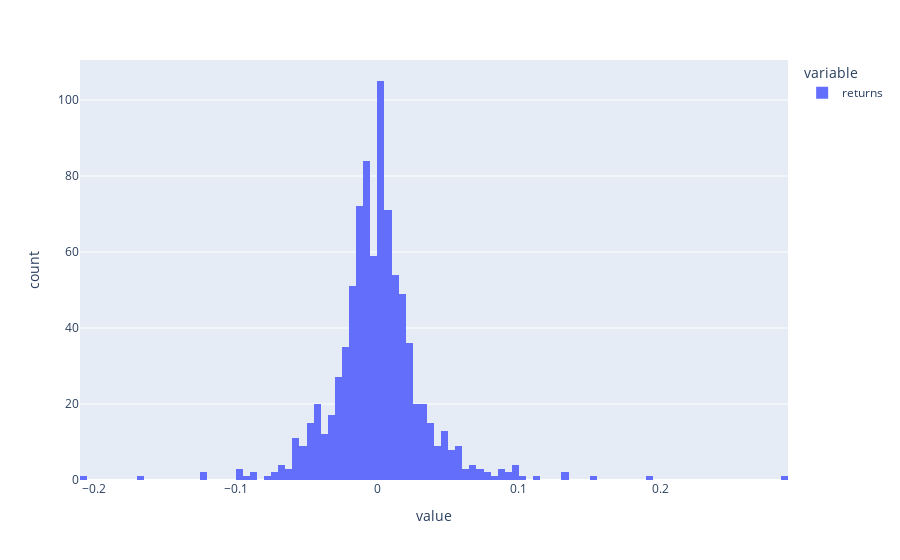

The notebook cell saved with this chart:
### Code cell
import plotly.express as px

px.histogram(bt.returns)

### Figure 1 — Plotly figure (JSON) as saved in the notebook; plotly's stock layout.template omitted (floating-point values rounded to 4 significant figures; data arrays with more than 128 entries replaced by an {"elided": "..."} marker saying what was removed)
{"data": [{"alignmentgroup": "True", "bingroup": "x", "hovertemplate": "variable=returns<br>value=%{x}<br>count=%{y}<extra></extra>", "legendgroup": "returns", "marker": {"color": "#636efa", "pattern": {"shape": ""}}, "name": "returns", "offsetgroup": "returns", "orientation": "v", "showlegend": true, "type": "histogram", "x": {"elided": "870 float values"}, "xaxis": "x", "yaxis": "y"}], "layout": {"barmode": "relative", "legend": {"title": {"text": "variable"}, "tracegroupgap": 0}, "margin": {"t": 60}, "xaxis": {"anchor": "y", "domain": [0, 1], "title": {"text": "value"}}, "yaxis": {"anchor": "x", "domain": [0, 1], "title": {"text": "count"}}}}
